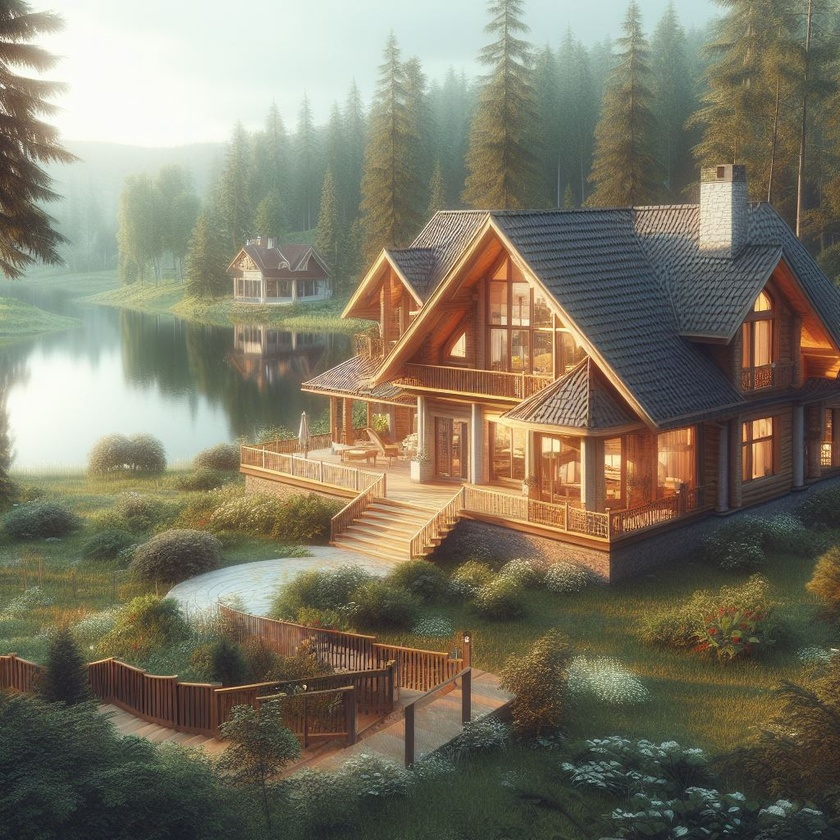
#> input picture gol_manzarasi.jpeg, 840 x 840 px, shrunk from 1024 x 1024 before the run
$ python 'uygulama 12 gorsel kirpma.py'
#> lines starting #> are read from the running program, lines starting #| are printed output that depends on the picture
import cv2

# Resmi yükle
img = cv2.imread('gol_manzarasi.jpeg')
#> img is the input picture: shape (840, 840, 3); mean B, G, R 101.2, 119.4, 125

# Resmin boyutlarını al
h, w, _ = img.shape
#> h = 840; w = 840

# Kırpılacak alanın başlangıç ve bitiş koordinatlarını hesapla
start_row, start_col = int(h * .25), int(w * .25)
#> start_row = 210; start_col = 210
end_row, end_col = int(h * .75), int(w * .75)
#> end_row = 630; end_col = 630

# Resmi kırp
cropped_img = img[start_row:end_row, start_col:end_col]
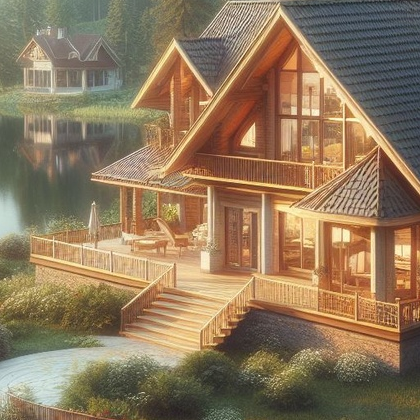
#> cropped_img: shape (420, 420, 3); mean B, G, R 92.2, 120.4, 143.2

# Kırpılmış resmi göster
cv2.imshow('Crop', cropped_img)
cv2.waitKey(0)
cv2.destroyAllWindows()

$ run again, with kizil_cam.jpeg copied over gol_manzarasi.jpeg
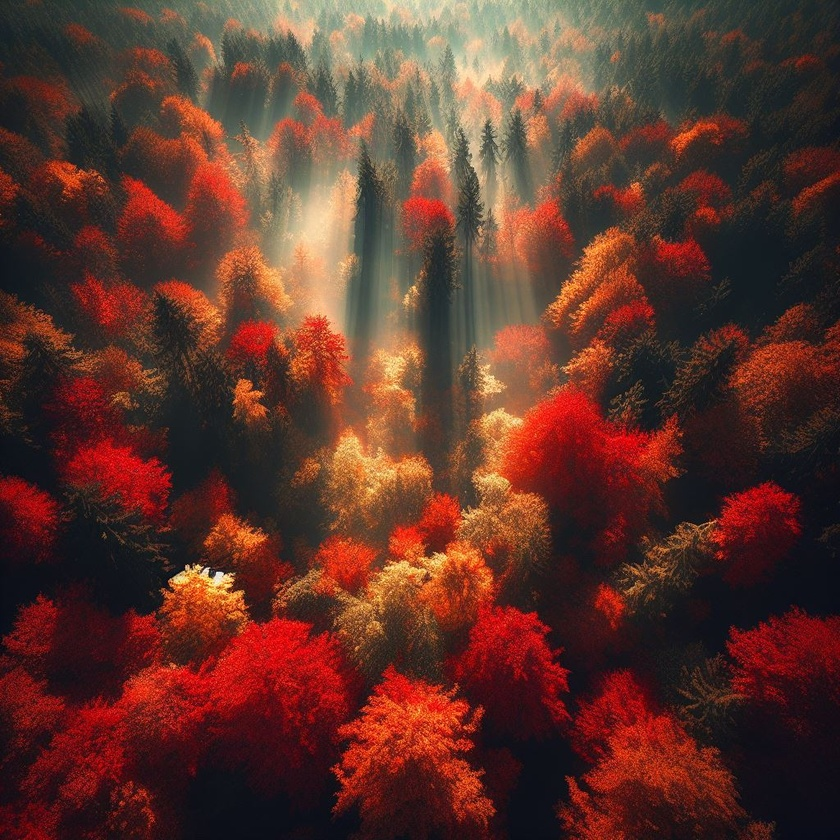
#> input picture kizil_cam.jpeg, 840 x 840 px, shrunk from 1024 x 1024 before the run
#> img is the input picture: shape (840, 840, 3); mean B, G, R 43.8, 53.7, 95
#> `cropped_img = img[start_row:end_row, start_col:end_col]`:
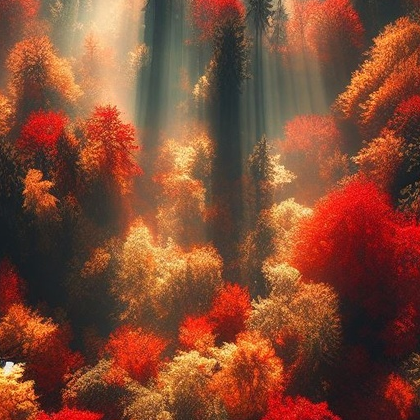
#> cropped_img: shape (420, 420, 3); mean B, G, R 51, 73.8, 130.1

$ run again, with sehir_goruntusu.jpeg copied over gol_manzarasi.jpeg
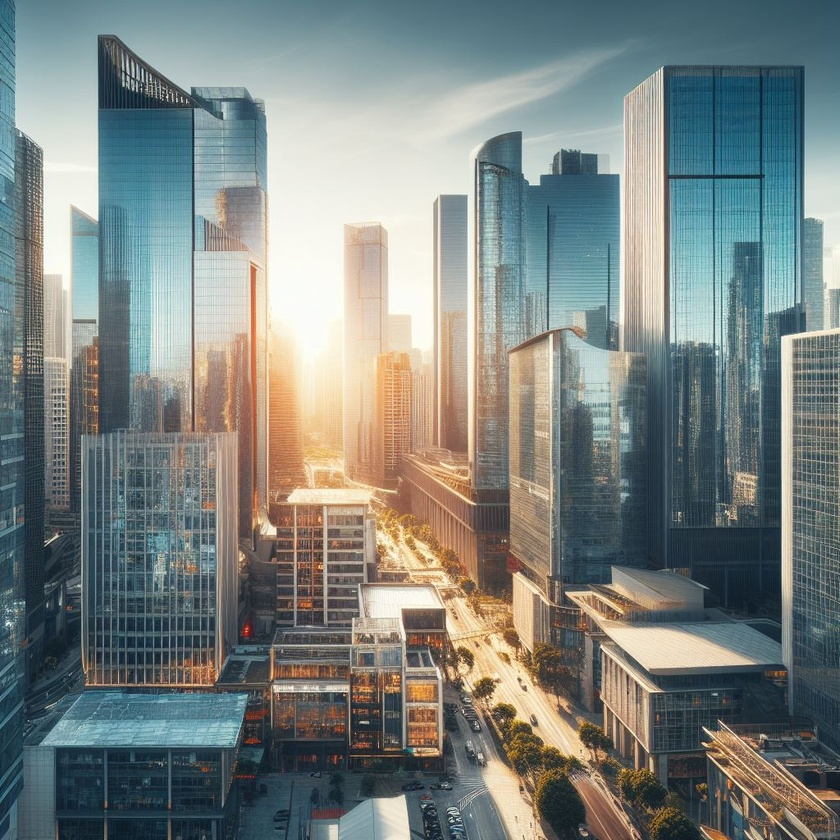
#> input picture sehir_goruntusu.jpeg, 840 x 840 px, shrunk from 1024 x 1024 before the run
#> img is the input picture: shape (840, 840, 3); mean B, G, R 128.5, 131.5, 123.7
#> `cropped_img = img[start_row:end_row, start_col:end_col]`:
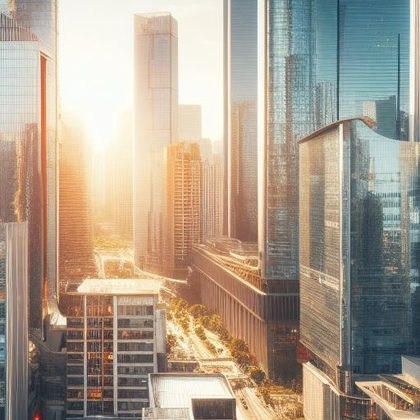
#> cropped_img: shape (420, 420, 3); mean B, G, R 141.6, 158.5, 172
